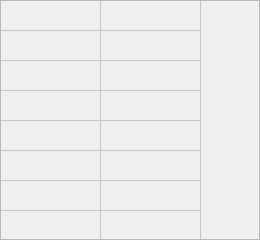
<?xml version="1.0" encoding="UTF-8"?>
<ui version="4.0">
 <class>Dialog</class>
 <widget class="QDialog" name="Dialog">
  <property name="geometry">
   <rect>
    <x>0</x>
    <y>0</y>
    <width>260</width>
    <height>240</height>
   </rect>
  </property>
  <property name="minimumSize">
   <size>
    <width>260</width>
    <height>240</height>
   </size>
  </property>
  <property name="maximumSize">
   <size>
    <width>260</width>
    <height>240</height>
   </size>
  </property>
  <property name="focusPolicy">
   <enum>Qt::StrongFocus</enum>
  </property>
  <property name="windowTitle">
   <string>Statistics</string>
  </property>
  <widget class="QTableWidget" name="tableWidget">
   <property name="enabled">
    <bool>false</bool>
   </property>
   <property name="geometry">
    <rect>
     <x>0</x>
     <y>0</y>
     <width>260</width>
     <height>240</height>
    </rect>
   </property>
   <property name="palette">
    <palette>
     <active>
      <colorrole role="Base">
       <brush brushstyle="SolidPattern">
        <color alpha="255">
         <red>240</red>
         <green>240</green>
         <blue>240</blue>
        </color>
       </brush>
      </colorrole>
     </active>
     <inactive>
      <colorrole role="Base">
       <brush brushstyle="SolidPattern">
        <color alpha="255">
         <red>240</red>
         <green>240</green>
         <blue>240</blue>
        </color>
       </brush>
      </colorrole>
     </inactive>
     <disabled>
      <colorrole role="Base">
       <brush brushstyle="SolidPattern">
        <color alpha="255">
         <red>240</red>
         <green>240</green>
         <blue>240</blue>
        </color>
       </brush>
      </colorrole>
     </disabled>
    </palette>
   </property>
   <property name="font">
    <font>
     <family>Consolas</family>
     <pointsize>11</pointsize>
     <weight>75</weight>
     <bold>true</bold>
    </font>
   </property>
   <property name="focusPolicy">
    <enum>Qt::StrongFocus</enum>
   </property>
   <property name="verticalScrollBarPolicy">
    <enum>Qt::ScrollBarAlwaysOff</enum>
   </property>
   <property name="horizontalScrollBarPolicy">
    <enum>Qt::ScrollBarAlwaysOff</enum>
   </property>
   <property name="autoScroll">
    <bool>true</bool>
   </property>
   <attribute name="horizontalHeaderVisible">
    <bool>false</bool>
   </attribute>
   <attribute name="verticalHeaderVisible">
    <bool>false</bool>
   </attribute>
   <row>
    <property name="text">
     <string>New Row</string>
    </property>
   </row>
   <row>
    <property name="text">
     <string>New Row</string>
    </property>
   </row>
   <row>
    <property name="text">
     <string>New Row</string>
    </property>
   </row>
   <row>
    <property name="text">
     <string>New Row</string>
    </property>
   </row>
   <row>
    <property name="text">
     <string>New Row</string>
    </property>
   </row>
   <row>
    <property name="text">
     <string>New Row</string>
    </property>
   </row>
   <row>
    <property name="text">
     <string>New Row</string>
    </property>
   </row>
   <row>
    <property name="text">
     <string>New Row</string>
    </property>
   </row>
   <column>
    <property name="text">
     <string>New Column</string>
    </property>
   </column>
   <column>
    <property name="text">
     <string>New Column</string>
    </property>
   </column>
  </widget>
 </widget>
 <resources/>
 <connections/>
</ui>
